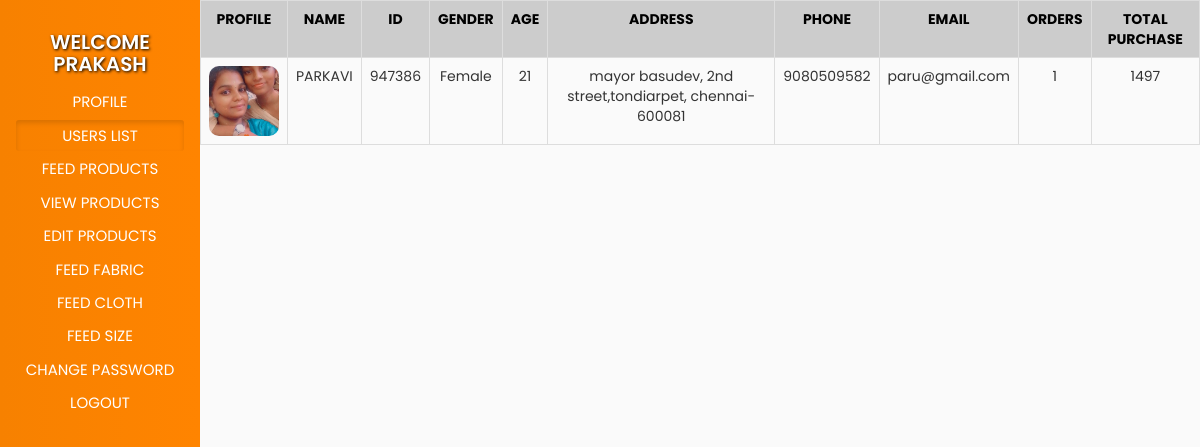
The page /admin/userdetails.php?UID=947386 (signed in) on the database its author committed.
### tables this page shows
CREATE TABLE `users` (
  `ID` int(11) NOT NULL,
  `UID` int(11) NOT NULL,
  `IMG` varchar(50) NOT NULL,
  `NAME` varchar(150) NOT NULL,
  `GENDER` varchar(150) NOT NULL,
  `AGE` int(10) NOT NULL,
  `ADDRESS` varchar(255) NOT NULL,
  `PHONENO` varchar(15) NOT NULL,
  `EMAIL` varchar(150) NOT NULL,
  `PASS` varchar(150) NOT NULL
);

### admin/userdetails.php (the view, shortened to what this page needs)
<?php
include("../includes/database.php");
?>
<!DOCTYPE html>
<html lang="en">
<head>
    <link rel="stylesheet" href="https://maxcdn.bootstrapcdn.com/bootstrap/3.4.1/css/bootstrap.min.css">
    <link rel="stylesheet" href="https://cdnjs.cloudflare.com/ajax/libs/font-awesome/6.4.0/css/all.min.css" />
</head>
<body>
    <div class="container-fluid">
        <div class="row">
            <div class="col-md-4 col-lg-2 col-xl-2 col-sm-4 col-xs-4 navigation-links-container">
                <div class="icons">
                <a class="links" id="indicator" href="adminhome.php"><ion-icon name="arrow-back-outline"></ion-icon></a>
                    <a class="links" href="userdetails.php"><ion-icon name="refresh-outline"></ion-icon></a>
                </div>
                <h4 class="text-center dashboard-owner-name">WELCOME <?php echo $_SESSION["ANAME"]; ?></h4>
                <div class="links-box">
                    <a class="btn links" href="adminprofile.php">PROFILE</a>
                    <a class="btn links active" href="userslist.php">USERS LIST</a>
                    <a class="btn links" href="addproducts.php">FEED PRODUCTS</a>
                    <a class="btn links" href="viewproducts.php">VIEW PRODUCTS</a>
                    <a class="btn links" href="">EDIT PRODUCTS</a>
                    <a class="btn links" href="addfabric.php">FEED FABRIC</a>
                    <a class="btn links" href="addcloth.php">FEED CLOTH</a>
                    <a class="btn links" href="addsize.php">FEED SIZE</a>
                    <a class="btn links" href="achangepass.php">CHANGE PASSWORD</a>
                    <a class="btn links" href="adminlogout.php">LOGOUT</a>
                </div>
            </div>
            <div class="col-md-8 col-lg-10 col-xl-10 col-sm-8 col-xs-8 content-display-container">
            <table class="table text-center table-hover table-bordered">
<tr class="table-headings">
     <th class="text-center">PROFILE</th>
     <th class="text-center">NAME</th>
     <th class="text-center">ID</th>
     <th class="text-center">GENDER</th>
     <th class="text-center">AGE</th>
     <th class="text-center">ADDRESS</th>
     <th class="text-center">PHONE</th>
     <th class="text-center">EMAIL</th>
     <th class="text-center">ORDERS</th>
     <th class="text-center">TOTAL PURCHASE</th>
 </tr>
 <?php
 $sql="SELECT * FROM users WHERE UID='{$_GET["UID"]}'";
 $res=$db->query($sql);
 if($res->num_rows>0)
 {
     $U=$_GET["UID"];
     $s="SELECT DISTINCT INVOICENO FROM orders where
     UID='$U'";
     $r=$db->query($s);
     $USER_ORDERS=mysqli_num_rows($r);
     $s1="SELECT DISTINCT GRANDTOTAL FROM orders WHERE UID='$U'";
     $r1=mysqli_query($db,$s1);
     $total_price=0;
     while($row_product_price=mysqli_fetch_array($r1))
     {
$product_price=array($row_product_price['GRANDTOTAL']);
$product_values=array_sum($product_price);
$total_price+=$product_values;
     }
     while($row=$res->fetch_assoc())
     {
     $UID=$row["UID"];
     $NAME=$row["NAME"];
     $IMG=$row["IMG"];
     $GENDER=$row["GENDER"];
     $AGE=$row["AGE"];
     $ADDRESS=$row["ADDRESS"];
     $PHONENO=$row["PHONENO"];
     $EMAIL=$row["EMAIL"];
     echo"
          <tr>
         <td><img src='.$IMG' alt='NO DP' style='width:70px; height:70px; object-fit:cover; border-radius:10px;'></td>
          <td>$NAME</td>
          <td>$UID</td>
          <td>$GENDER</td>
          <td>$AGE</td>
          <td>$ADDRESS</td>
          <td>$PHONENO</td>
          <td>$EMAIL</td>
          <td>$USER_ORDERS</td>
          <td>$total_price</td>
          </tr>
          ";
     }
 }
 ?>
</table>
            </div>
        </div>
    </div>
</body>
</html>

### admin/userdetails.php (style rules this page uses)
body { font-family: 'Poppins', sans-serif; }
.navigation-links-container { box-shadow: 0 3px 1px -2px rgba(0, 0, 0, 0.2), 0 2px 2px 0 rgba(0, 0, 0, 0.14), 0 1px 5px 0 rgba(0, 0, 0, 0.12); height: 100vh; background-image: linear-gradient(to right, #F78100, #ff8400); display: flex; flex-direction: column; flex-wrap: wrap; }
.navigation-links-container .dashboard-owner-name { text-transform: uppercase; width: 100%; font-weight: 600; font-size: 20px; color: white; text-shadow: 1px 1px 3px black; text-decoration: none; }
.navigation-links-container .links { text-decoration: none; color: white; font-size: 15px; padding: 5px; }
.links-box { display: flex; flex-wrap: wrap; flex-direction: column; }
.content-display-container { padding: 0; height: 100vh; background-color: #fafafa; }
.table-headings { background-color:#ccc; color:black; }

### rows shown on the page
users: IMG (picture), NAME "PARKAVI", UID "947386", GENDER "Female", AGE "21", ADDRESS "mayor basudev, 2nd street,tondiarpet, chennai-600081", PHONENO "9080509582", EMAIL "paru@gmail.com"

### other values the page prints
$_SESSION["ANAME"] "PRAKASH"
